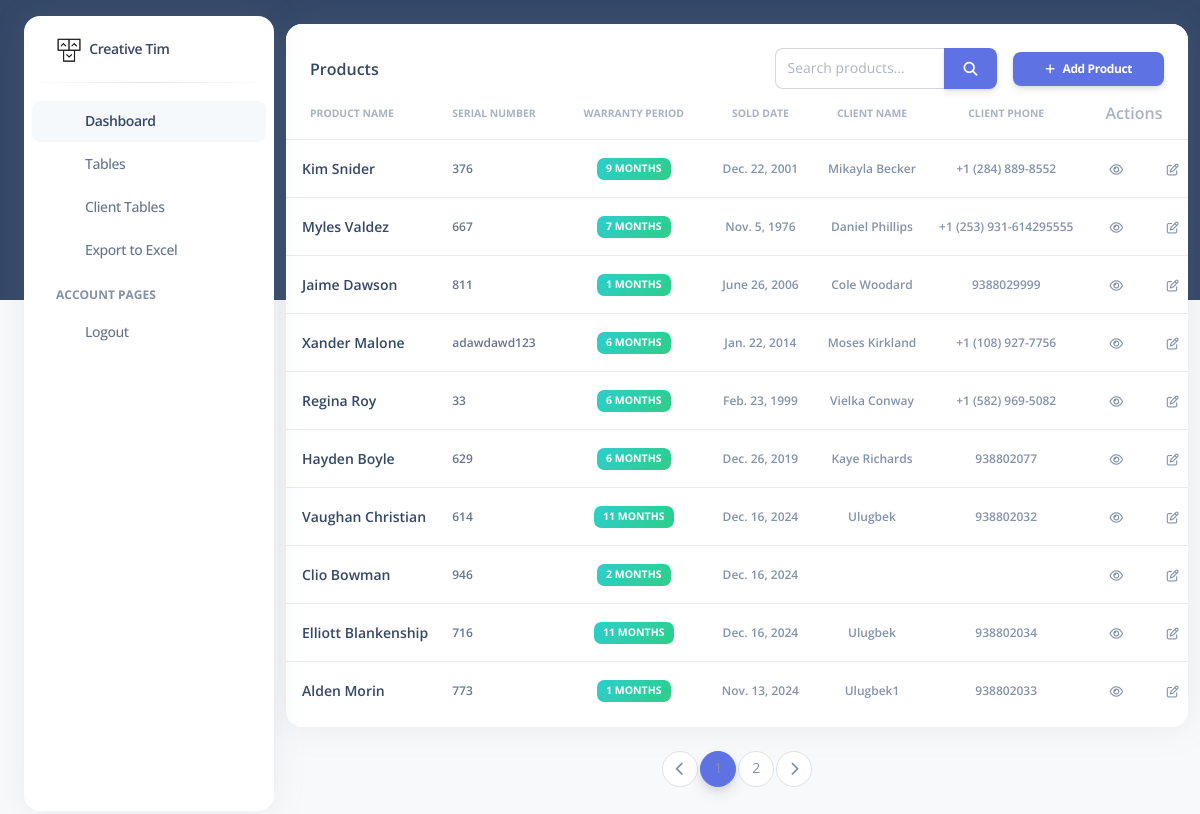
Before: /product/product/ (signed in) with the older database file.
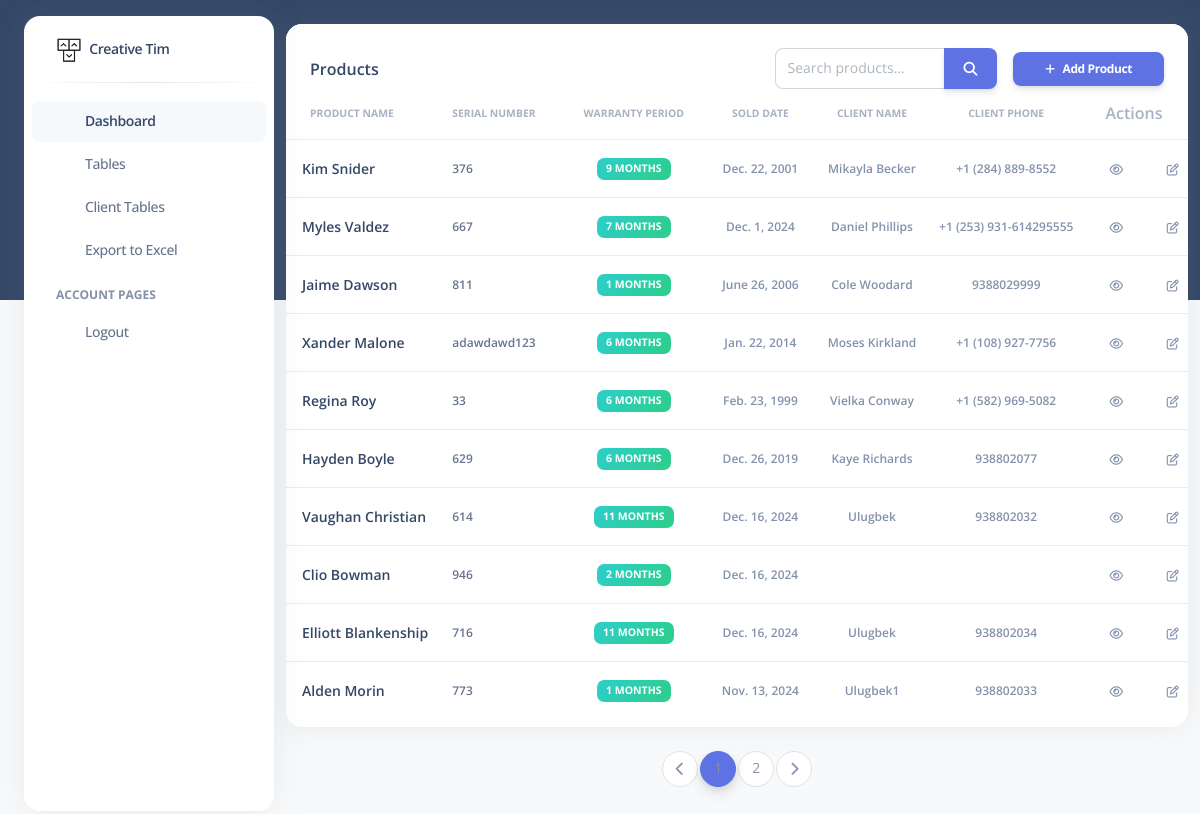
After: the same page with the newer database file.
### product/models.py (models this page shows, shortened)
class Product(models.Model):
    name = models.CharField(max_length=100, verbose_name="Product Name")
    is_warranty_active = models.BooleanField(
        default=True,
        verbose_name="Is Warranty Active",
        help_text="Indicates if the product warranty is still valid."
    )
    warranty_period = models.PositiveIntegerField(
        verbose_name="Warranty Period (Months)",
        help_text="Warranty duration in months (must be positive)."
    )
    sold_date = models.DateField(
        default=date.today,
        verbose_name="Date Sold",
        help_text="Date when the product was sold."
    )
    serial_number = models.CharField(
        max_length=50,  # Optimal uzunlik tanlangan
        unique=True,
        verbose_name="Serial Number",
        help_text="Unique identifier for the product."
    )
    client = models.ForeignKey(
        Client,
        on_delete=models.SET_NULL,
        null=True,
        blank=True,
        related_name='products'
    )
    created_at = models.DateTimeField(auto_now_add=True, verbose_name="Created At")
    updated_at = models.DateTimeField(auto_now=True, verbose_name="Last Updated")
    class Meta:
        verbose_name = "Product"
        verbose_name_plural = "Products"
        ordering = ['-created_at']

class Client(models.Model):
    name = models.CharField(max_length=255, verbose_name="Client Name")
    phone = models.CharField(
        max_length=15,
        unique=True,
        verbose_name="Phone Number",
        help_text="Enter the phone number (up to 15 digits)."
    )

### product/views.py (the view)
# urls.py: path('product/', views.product_list, name='product_list'),  # Product list with pagination and search
def product_list(request):
    query = request.GET.get('q', '')
    products = Product.objects.filter(
        Q(name__icontains=query) |
        Q(serial_number__icontains=query) |
        Q(client__phone__icontains=query) |
        Q(client__name__icontains=query)  # Add this line to search by client's phone number
    ).select_related('client')  # Use select_related to optimize database queries
    paginator = Paginator(products, 10)  # Show 10 products per page
    page_number = request.GET.get('page')
    page_obj = paginator.get_page(page_number)
    return render(request, 'pages/product_table.html', {'page_obj': page_obj, 'query': ""})

### templates/pages/product_table.html (shortened to what the changed rows need)
{% extends 'pages/base.html' %}
{% block content %}
<div class="container-fluid py-4">
    <div class="row">
        <div class="col-12">
            <div class="card mb-4">
                <div class="card-body px-0 pt-0 pb-2">
                    <div class="table-responsive p-0">
                        <table class="table align-items-center mb-0">
                            <thead>
                            <tr>
                                <th class="text-uppercase text-secondary text-xxs font-weight-bolder opacity-7">Product
                                    Name
                                </th>
                                <th class="text-uppercase text-secondary text-xxs font-weight-bolder opacity-7 ps-2">
                                    Serial Number
                                </th>
                                <th class="text-center text-uppercase text-secondary text-xxs font-weight-bolder opacity-7">
                                    Warranty Period
                                </th>
                                <th class="text-center text-uppercase text-secondary text-xxs font-weight-bolder opacity-7">
                                    Sold Date
                                </th>
                                <th class="text-center text-uppercase text-secondary text-xxs font-weight-bolder opacity-7">
                                    Client Name
                                </th>
                                <th class="text-center text-uppercase text-secondary text-xxs font-weight-bolder opacity-7">
                                    Client Phone
                                </th>
                                <th class="text-secondary opacity-7">Actions</th>
                            </tr>
                            </thead>
                            <tbody>
                            {% for product in page_obj %}
                            <tr>
                                <td>
                                    <div class="d-flex px-2 py-1">
                                        <div class="d-flex flex-column justify-content-center">
                                            <h6 class="mb-0 text-sm">{{ product.name }}</h6>
                                        </div>
                                    </div>
                                </td>
                                <td>
                                    <p class="text-xs font-weight-bold mb-0">{{ product.serial_number }}</p>
                                </td>
                                <td class="align-middle text-center text-sm">
                                    <span class="badge badge-sm bg-gradient-success">{{ product.warranty_period }} months</span>
                                </td>
                                <td class="align-middle text-center">
                                    <span class="text-secondary text-xs font-weight-bold">{{ product.sold_date }}</span>
                                </td>
                                <td class="align-middle text-center">
                                    <span class="text-secondary text-xs font-weight-bold">{{ product.client.name }}</span>
                                </td>
                                <td class="align-middle text-center">
                                    <span class="text-secondary text-xs font-weight-bold">{{ product.client.phone }}</span>
                                </td>
                                <td class="align-middle">
                                    <a href="{% url 'product_detail' product.id %}"
                                       class="btn btn-link text-secondary mb-0">
                                        <i class="fa fa-eye text-xs"></i>
                                    </a>
                                    <a href="{% url 'product_update' product.id %}"
                                       class="btn btn-link text-secondary mb-0">
                                        <i class="fa fa-edit text-xs"></i>
                                    </a>
                                </td>
                            </tr>
                            {% endfor %}
                            </tbody>
                        </table>
                    </div>
                </div>
            </div>
        </div>
    </div>
</div>
{% endblock %}

Changed rows visible on the page:
changed Product "Myles Valdez": sold_date "Nov. 5, 1976" → "Dec. 1, 2024"
